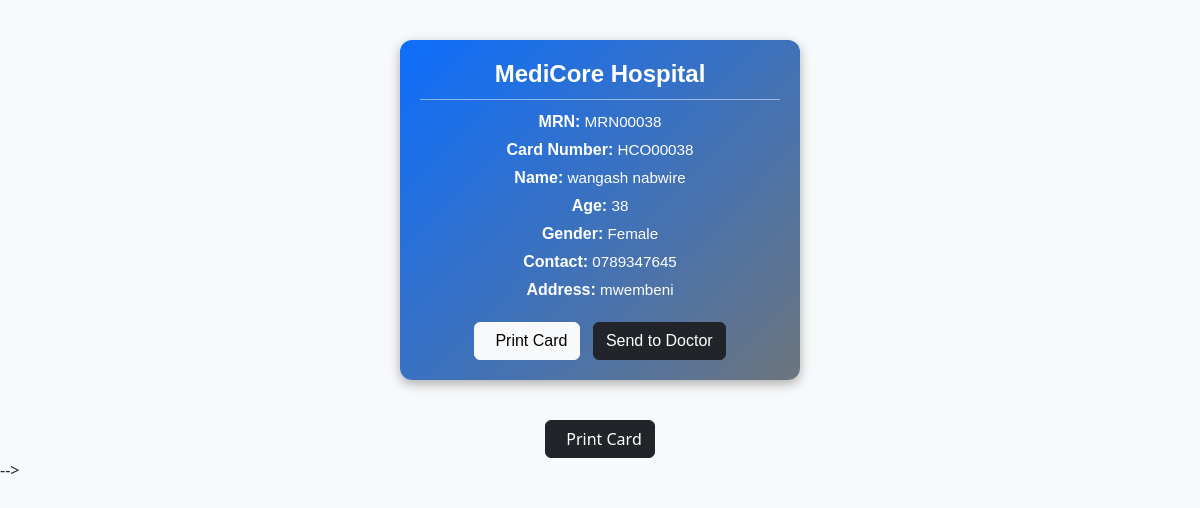
Screenshot of /print_card/38 with the database file from the repository.
### tables this page shows
CREATE TABLE patients (
    id INTEGER PRIMARY KEY AUTOINCREMENT,
    name TEXT NOT NULL,
    age INTEGER NOT NULL,
    gender TEXT NOT NULL,
    contact TEXT NOT NULL,
    address TEXT NOT NULL,
    symptoms TEXT,
    diagnosis TEXT,
    lab_results TEXT,
    prescribed_medicine TEXT,
    bill_amount REAL
, is_active INTEGER DEFAULT 1, admission_status TEXT DEFAULT 'outpatient', labor_status TEXT DEFAULT 'none', first_name TEXT, last_name TEXT, created_at TEXT, status TEXT DEFAULT 'draft', updated_at TEXT, card_number TEXT, medical_record_number TEXT, prescriptions TEXT, tests_ordered TEXT, billing_amount REAL);

### app.py (the view)
@app.route('/print_card/<int:patient_id>')
def print_card(patient_id):
    db = get_db()
    patient = db.execute("SELECT * FROM patients WHERE id = ?", (patient_id,)).fetchone()
    if not patient:
        flash("Patient not found.", "danger")
        return redirect(url_for('register'))
    return render_template('patient_card.html', patient=patient)

### app.py (called while the page is built)
def get_db():
    conn = sqlite3.connect('hospital.db')
    conn.row_factory = sqlite3.Row
    return conn

### templates/patient_card.html (shortened to what this page needs)
<!DOCTYPE html>
<html lang="en">
<head>
  <link href="https://cdn.jsdelivr.net/npm/bootstrap@5.3.0/dist/css/bootstrap.min.css" rel="stylesheet">
</head>
<body>
  <div class="id-card">
    <h4>MediCore Hospital</h4>
    <div class="divider"></div>
    <p><strong>MRN:</strong> {{ patient.medical_record_number }}</p>
    <p><strong>Card Number:</strong> {{ patient.card_number }}</p>
    <p><strong>Name:</strong> {{ patient.first_name }} {{ patient.last_name }}</p>
    <p><strong>Age:</strong> {{ patient.age }}</p>
    <p><strong>Gender:</strong> {{ patient.gender }}</p>
    <p><strong>Contact:</strong> {{ patient.contact }}</p>
    <p><strong>Address:</strong> {{ patient.address }}</p>
    <div class="action-buttons">
      <button onclick="window.print()" class="btn btn-light me-2">
         Print Card
      </button>
      <a href="{{ url_for('doctor') }}" class="btn btn-dark">Send to Doctor</a>
    </div>
  </div>
</body>
</html>
  <div class="text-center">
    <button class="btn btn-dark print-btn" onclick="window.print()">
       Print Card
    </button>
  </div>
</body>
</html> -->

### templates/patient_card.html (style rules this page uses)
body { background-color: #f8f9fa; }
.id-card { width: 400px; border-radius: 12px; background: linear-gradient(135deg, #0d6efd, #6c757d); color: white; padding: 20px; box-shadow: 0 4px 12px rgba(0,0,0,0.3); margin: 40px auto; text-align: center; font-family: Arial, sans-serif; }
.id-card h4 { margin-bottom: 10px; font-weight: bold; }
.id-card .divider { border-top: 1px solid rgba(255,255,255,0.5); margin: 10px 0; }
.id-card p { margin: 4px 0; font-size: 0.95rem; }
.id-card strong { font-size: 1rem; }
.action-buttons { margin-top: 20px; }

### rows the page displays
patients: medical_record_number "MRN00038", card_number "HCO00038", first_name "wangash", last_name "nabwire", age "38", gender "Female", contact "0789347645", address "mwembeni"
